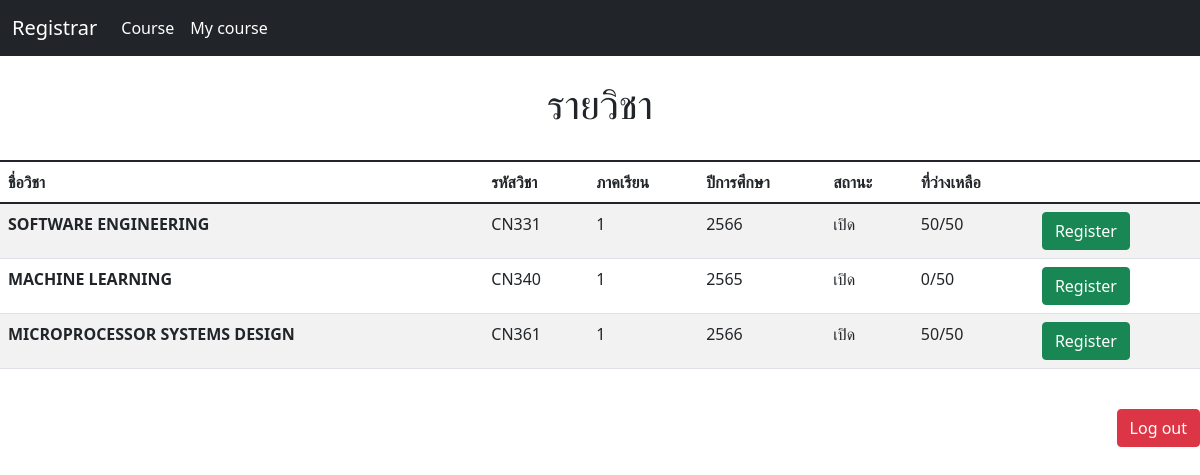
Before: /quota/ (signed in) with the older database file.
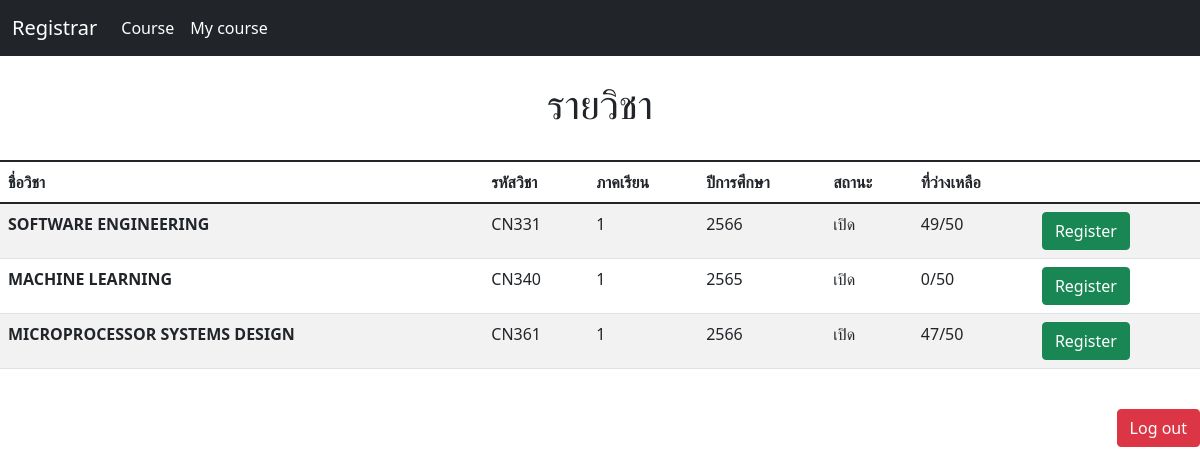
After: the same page with the newer database file.
### Register/models.py (models this page shows, shortened)
class Subject(models.Model):
    course = models.CharField(max_length=128)
    id_course = models.CharField(max_length=128)
    Semester = models.CharField(max_length=64)
    Year = models.IntegerField()
    quota = models.IntegerField(default=50)
    max_quota = models.PositiveIntegerField(default=50)
    is_open = models.BooleanField(default=True)
    students = models.ManyToManyField(Student, blank=True, related_name="Subject")

### Register/views.py (the view)
# urls.py: path('quota/', views.quota, name='quota'),
def quota(request):
    user = request.user
    student = get_object_or_404(Student, user=user)
    all_course = Subject.objects.all()
    return render(request, './Register/quota.html',{
        "all_course": Subject.objects.exclude(students = student),
        'message': "กดลงวิชาไม่ได้เนื่องจากเต็ม",
        })

### Register/Templates/Register/quota.html (shortened to what this page needs)
{% extends "Register/base.html" %}
{% block body %}
<br>
    <div class="center">
        <h1>รายวิชา</h1>
    </div>
<br>
<table class="table table-striped table-hover" method="post">
    <thead>
        <tr>
            <th scope="col">ชื่อวิชา</th>
            <th scope="col">รหัสวิชา</th>
            <th scope="col">ภาคเรียน</th>
            <th scope="col">ปีการศึกษา</th>
            <th scope="col">สถานะ</th>
            <th scope="col">ที่ว่างเหลือ</th>
            <th scope="col"></th>
        </tr>
    </thead>
    <tbody>
    {% for course in all_course %}
        <tr>
            <th scope="row">{{course.course}}</th>
            <td>{{course.id_course}}</td>
            <td>{{course.Semester}}</td>
            <td>{{course.Year}}</td>
            {% if course.is_open %}
                <td>เปิด</td>
                <td>{{course.quota}}/{{course.max_quota}}</td>
                <form method="post" action="{% url 'add_student' course.id %}">
                    <td>
                        <button type="submit" class="btn btn-success">Register</button>
                    </td>
                </form>
            {% else %}
                <td>ปิด</td>
                <td>{{course.max_quota}}</td>
                <div class="text">
                   <td>ไม่สามารถลงทะเบียนได้</td>
                </div>
            {% endif %}
        </tr>
    {% endfor %}
    </tbody>
</table>
{% endblock %}

Changed rows visible on the page:
changed Subject "SOFTWARE ENGINEERING": quota "50" → "49"
changed Subject "MICROPROCESSOR SYSTEMS DESIGN": quota "50" → "47"
